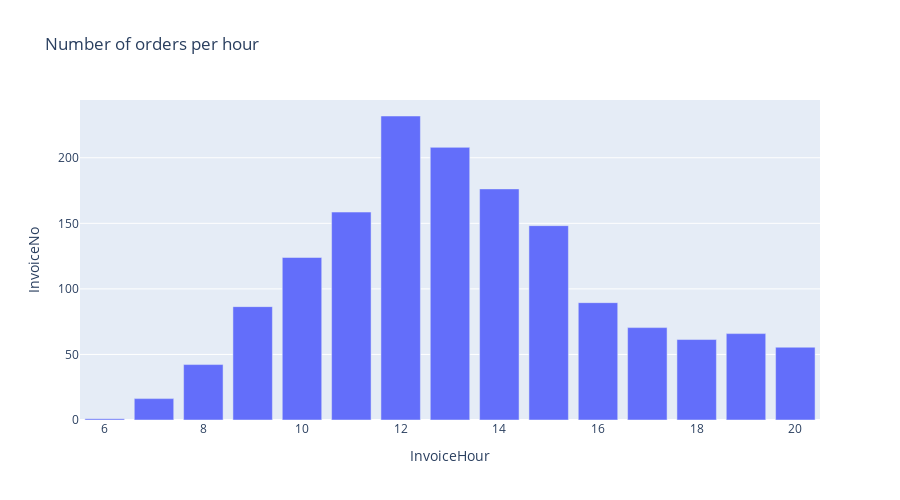

This figure's notebook cell:
### Markdown cell above
Согласно данным, нет ни одной транзакции, совершённой в субботу, что довольно странно. Возможно, суббота является выходным днём и транзакции в этот день не совершаются, а может быть, это ошибка в данных.

Выделим дату из признака времени совершения транзакции.
Сгруппируем данные по датам и часам совершения транзакции и найдем количество заказов на каждый день-час. Затем найдем среднее количество ежедневно поступающих заказов в каждый из часов.

Построим график, отражающий распределение среднего количества ежедневно поступающих заказов по времени суток (часу совершения транзакции).

### Code cell
data['Date'] = data['InvoiceDate'].dt.date
cnt_invoice_per_date_hour = data.groupby(
    by=['Date', 'InvoiceHour'],
    as_index=False)['InvoiceNo'].count()

mean_cnt_invoice_per_hour = cnt_invoice_per_date_hour \
    .groupby('InvoiceHour', as_index=False)['InvoiceNo'].mean()

fig = px.bar(
    mean_cnt_invoice_per_hour,
    x='InvoiceHour',
    y='InvoiceNo',
    title='Number of orders per hour',
    height=500
)

fig.show()

### Figure 1 — Plotly figure (JSON) as saved in the notebook; plotly's stock layout.template omitted (floating-point values rounded to 4 significant figures)
{"data": [{"alignmentgroup": "True", "hovertemplate": "InvoiceHour=%{x}<br>InvoiceNo=%{y}<extra></extra>", "legendgroup": "", "marker": {"color": "#636efa", "pattern": {"shape": ""}}, "name": "", "offsetgroup": "", "orientation": "v", "showlegend": false, "textposition": "auto", "type": "bar", "x": [6, 7, 8, 9, 10, 11, 12, 13, 14, 15, 16, 17, 18, 19, 20], "xaxis": "x", "y": [1, 16.3, 42.27, 86.46, 124.0, 158.6, 231.9, 207.9, 176.3, 148.2, 89.49, 70.48, 61.36, 65.9, 55.5], "yaxis": "y"}], "layout": {"barmode": "relative", "height": 500, "legend": {"tracegroupgap": 0}, "title": {"text": "Number of orders per hour"}, "xaxis": {"anchor": "y", "domain": [0, 1], "title": {"text": "InvoiceHour"}}, "yaxis": {"anchor": "x", "domain": [0, 1], "title": {"text": "InvoiceNo"}}}}
